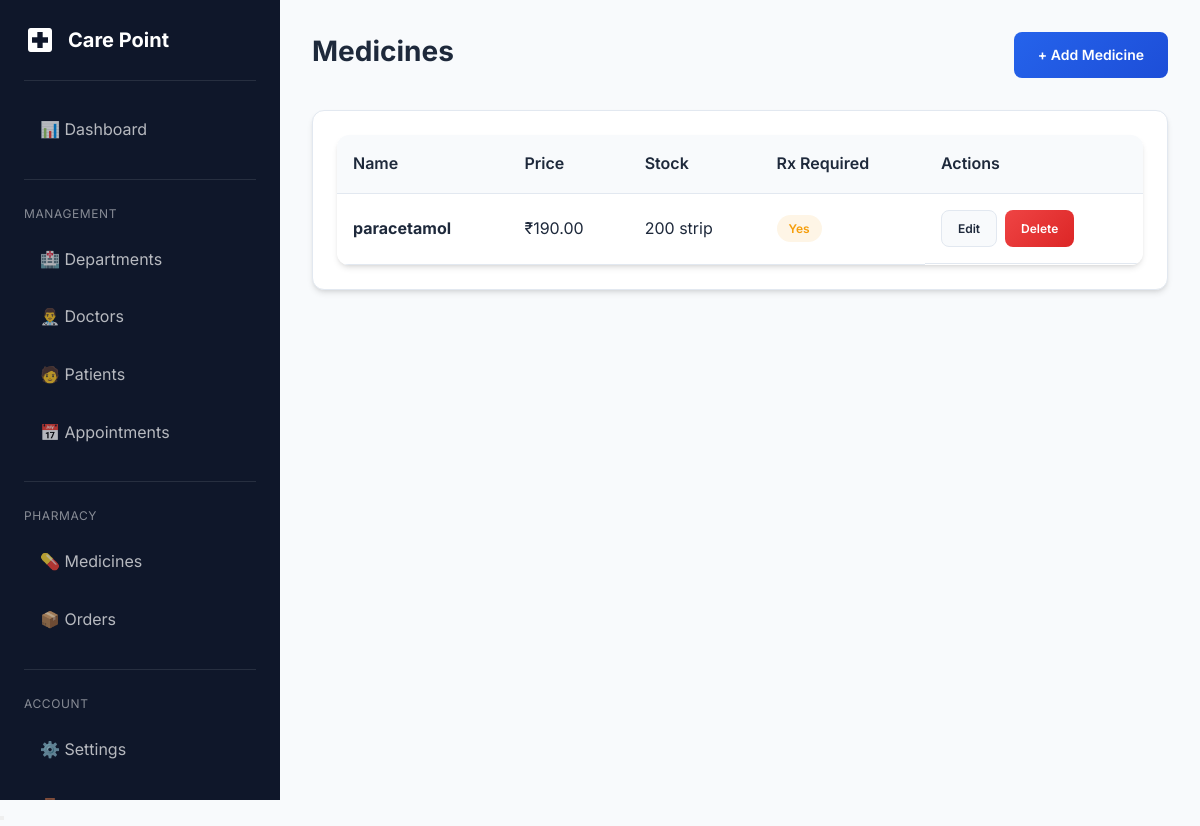
The page /adminpanel/pharmacy/medicines/ (signed in) on the database its author committed.
### pharmacy/models.py (models this page shows, shortened)
class Medicine(models.Model):
    name = models.CharField(max_length=200)
    generic_name = models.CharField(max_length=200, blank=True)
    manufacturer = models.CharField(max_length=200, blank=True)
    description = models.TextField(blank=True)
    price = models.DecimalField(max_digits=10, decimal_places=2)
    stock = models.PositiveIntegerField(default=0)
    unit = models.CharField(max_length=50, default='strip')  # strip, tablet, bottle, etc.
    prescription_required = models.BooleanField(default=True)
    image = models.ImageField(upload_to='medicines/', blank=True, null=True)
    is_active = models.BooleanField(default=True)
    created_at = models.DateTimeField(auto_now_add=True)
    updated_at = models.DateTimeField(auto_now=True)
    class Meta:
        ordering = ['name']

### adminpanel/views.py (the view)
# urls.py: path('pharmacy/medicines/', views.medicine_list, name='medicine_list'),
@admin_required
def medicine_list(request):
    medicines = Medicine.objects.order_by('name')
    context = {
        'medicines': medicines,
    }
    return render(request, 'adminpanel/pharmacy/medicine_list.html', context)

### accounts/models.py (called while the page is built)
    @property
    def is_admin_user(self):
        return self.role == self.Role.ADMIN or self.is_superuser

### templates/adminpanel/pharmacy/medicine_list.html (shortened to what this page needs)
{% extends 'base.html' %}
{% load static %}
{% block extra_css %}
        <link rel="stylesheet" href="{% static 'css/style.css' %}">
    {% endblock %}
{% block content %}
<div class="dashboard-layout">
    {% include 'includes/sidebar.html' %}
    <main class="main-content">
        <div class="page-header">
            <h1 class="page-title">Medicines</h1>
            <a href="{% url 'adminpanel:medicine_create' %}" class="btn btn-primary">+ Add Medicine</a>
        </div>
        <div class="card">
            <div class="card-body">
                {% if medicines %}
                <div class="table-container">
                    <table>
                        <thead><tr><th>Name</th><th>Price</th><th>Stock</th><th>Rx Required</th><th>Actions</th></tr></thead>
                        <tbody>
                            {% for med in medicines %}
                            <tr>
                                <td><strong>{{ med.name }}</strong></td>
                                <td>₹{{ med.price }}</td>
                                <td>{{ med.stock }} {{ med.unit }}</td>
                                <td>{% if med.prescription_required %}<span class="badge badge-warning">Yes</span>{% else %}<span class="badge badge-success">No</span>{% endif %}</td>
                                <td class="action-buttons">
                                    <a href="{% url 'adminpanel:medicine_edit' med.pk %}" class="btn btn-sm btn-secondary">Edit</a>
                                    <a href="{% url 'adminpanel:medicine_delete' med.pk %}" class="btn btn-sm btn-danger">Delete</a>
                                </td>
                            </tr>
                            {% endfor %}
                        </tbody>
                    </table>
                </div>
                {% else %}
                <div class="empty-state"><p>No medicines yet</p><a href="{% url 'adminpanel:medicine_create' %}" class="btn btn-primary mt-2">Add First Medicine</a></div>
                {% endif %}
            </div>
        </div>
    </main>
</div>
{% endblock %}

### static/css/style.css (style rules this page uses)
:root { --primary-color: #2563eb; --primary-dark: #1d4ed8; --primary-light: #3b82f6; --secondary-color: #0891b2; --accent-color: #06b6d4; --success-color: #10b981; --warning-color: #f59e0b; --danger-color: #ef4444; --info-color: #6366f1; --bg-primary: #f8fafc; --bg-secondary: #ffffff; --bg-dark: #1e293b; --bg-darker: #0f172a; --text-primary: #1e293b; --text-secondary: #64748b; --text-light: #94a3b8; --text-white: #ffffff; --border-color: #e2e8f0; --shadow-sm: 0 1px 2px 0 rgb(0 0 0 / 0.05); --shadow-md: 0 4px 6px -1px rgb(0 0 0 / 0.1), 0 2px 4px -2px rgb(0 0 0 / 0.1); --shadow-lg: 0 10px 15px -3px rgb(0 0 0 / 0.1), 0 4px 6px -4px rgb(0 0 0 / 0.1); --shadow-xl: 0 20px 25px -5px rgb(0 0 0 / 0.1), 0 8px 10px -6px rgb(0 0 0 / 0.1); --radius-sm: 0.375rem; --radius-md: 0.5rem; --radius-lg: 0.75rem; --radius-xl: 1rem; --transition: all 0.3s ease; }
* { margin: 0; padding: 0; box-sizing: border-box; }
body { font-family: 'Inter', -apple-system, BlinkMacSystemFont, 'Segoe UI', Roboto, sans-serif; background-color: var(--bg-primary); color: var(--text-primary); line-height: 1.6; }
h1, h2, h3, h4, h5, h6 { font-weight: 600; line-height: 1.3; margin-bottom: 0.5rem; }
h1 { font-size: 2.25rem; }
a { color: var(--primary-color); text-decoration: none; transition: var(--transition); }
.btn { display: inline-flex; align-items: center; justify-content: center; gap: 0.5rem; padding: 0.75rem 1.5rem; font-size: 0.875rem; font-weight: 600; border-radius: var(--radius-md); border: none; cursor: pointer; transition: var(--transition); text-decoration: none; }
.btn-primary { background: linear-gradient(135deg, var(--primary-color), var(--primary-dark)); color: var(--text-white); }
.btn-secondary { background: var(--bg-primary); color: var(--text-primary); border: 1px solid var(--border-color); }
.btn-danger { background: linear-gradient(135deg, var(--danger-color), #dc2626); color: var(--text-white); }
.btn-sm { padding: 0.5rem 1rem; font-size: 0.75rem; }
.card { background: var(--bg-secondary); border-radius: var(--radius-lg); box-shadow: var(--shadow-md); border: 1px solid var(--border-color); overflow: hidden; transition: var(--transition); }
.card-body { padding: 1.5rem; }
.table-container { overflow-x: auto; border-radius: var(--radius-lg); box-shadow: var(--shadow-md); }
table { width: 100%; border-collapse: collapse; background: var(--bg-secondary); }
th, td { padding: 1rem; text-align: left; border-bottom: 1px solid var(--border-color); }
th { background: var(--bg-primary); font-weight: 600; color: var(--text-primary); white-space: nowrap; }
.badge { display: inline-flex; align-items: center; padding: 0.25rem 0.75rem; font-size: 0.75rem; font-weight: 600; border-radius: 9999px; text-transform: capitalize; }
.badge-warning { background: rgba(245, 158, 11, 0.1); color: var(--warning-color); }
.dashboard-layout { display: flex; min-height: 100vh; }
.main-content { flex: 1; margin-left: 280px; padding: 2rem; }
.page-header { display: flex; justify-content: space-between; align-items: center; margin-bottom: 2rem; }
.page-title { font-size: 1.75rem; font-weight: 700; }
.action-buttons { display: flex; gap: 0.5rem; }

### rows shown on the page
Medicine: name "paracetamol", price "190.00", stock "200", unit "strip", prescription_required "Yes"
